Frame 1 (no input): blank canvas, image omitted
Frame 60 (no input): blank canvas, image omitted
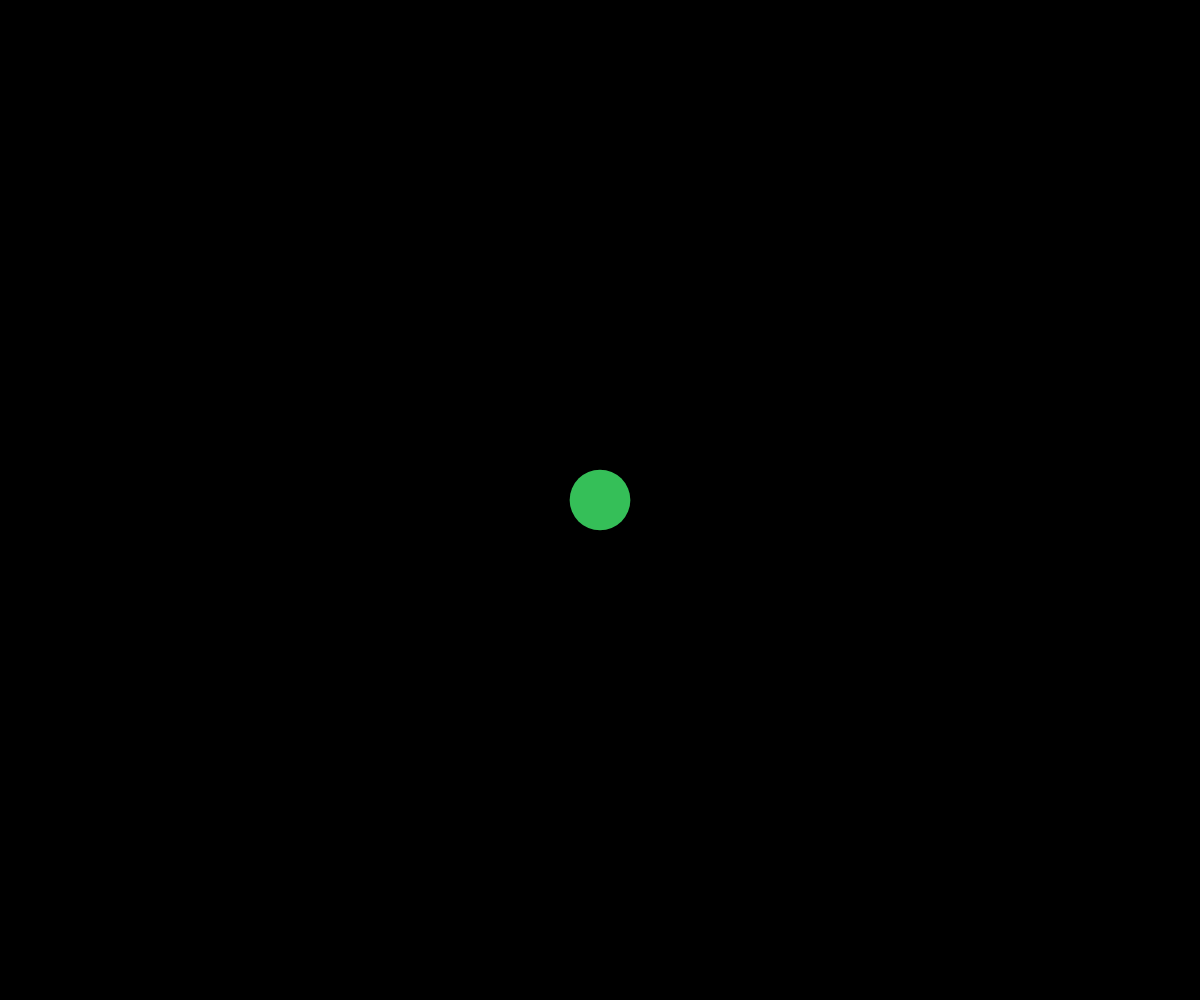
Frame 120 (the mouse pressed at the canvas centre since frame 60)

The p5.js sketch whose frames 1 and 60 were blank and that drew this single picture after the mouse press (run headless with seeded random() and noise() and a simulated clock; from frame 60 on, the mouse is pressed at the canvas centre):

// p5.js sketch
// ── sketch.js
// Project Title
// Your Name
// Date
//
// Extra for Experts:
// - describe what you did to take this project "above and beyond"

let theCircles = [];

function setup() {
  createCanvas(windowWidth, windowHeight);
}

function draw() {
  background(0);
  displayCircles();

}
function mousePressed(){
  spawnCircle();
}

function displayCircles() {
  for (let i=0; i < theCircles.length; i++){
    noStroke();
    fill(theCircles[i].theColor);
    circle(theCircles[i].x, theCircles[i].y, theCircles[i].radius);
  }
}

function spawnCircle() {
  let thisCircle = {
    x: mouseX,
    y: mouseY,
    radius: random(25, 75),
    theColor: color(random(255), random(255), random(255))
  };
  theCircles.push(thisCircle);
}
